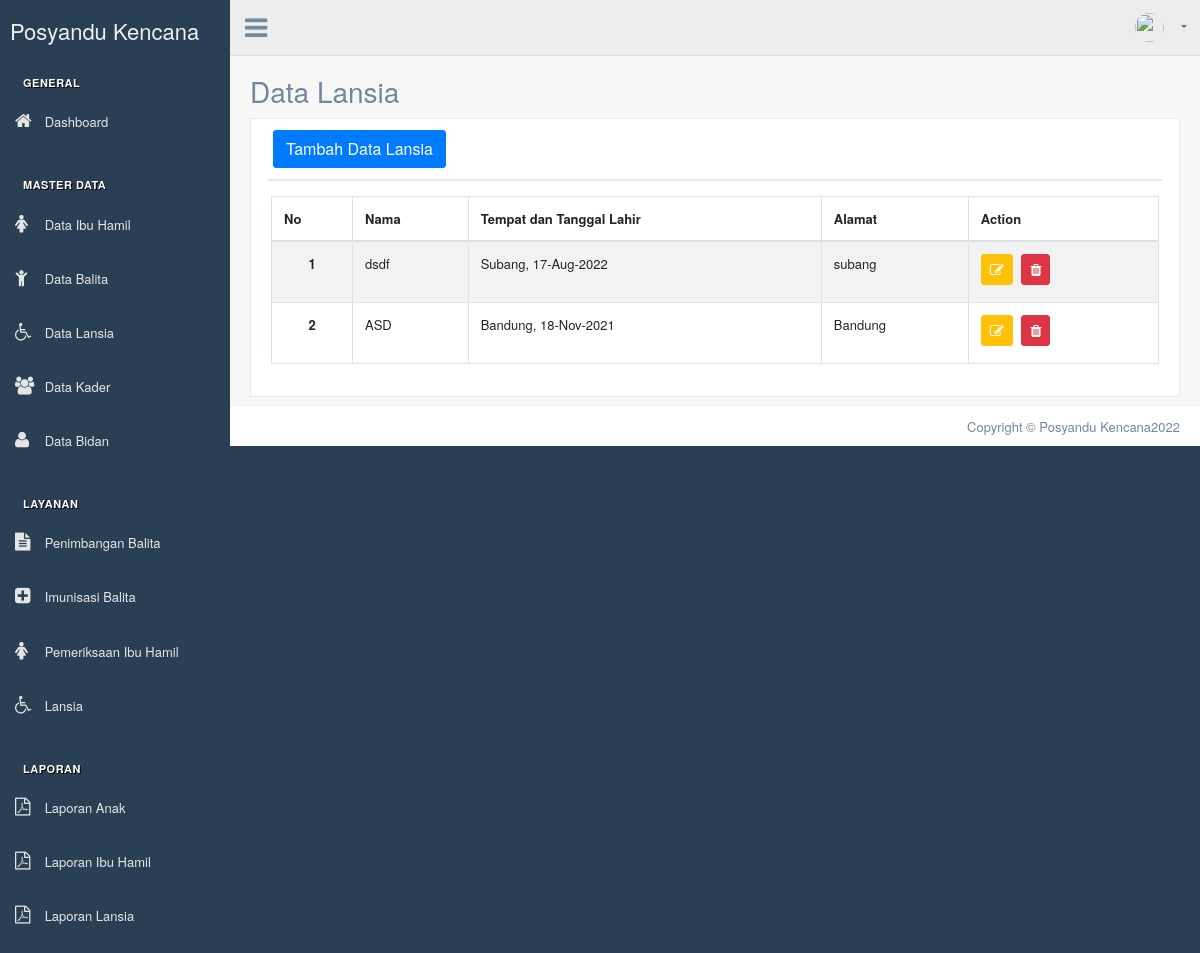
Page /index.php/lansia on the earlier database version.
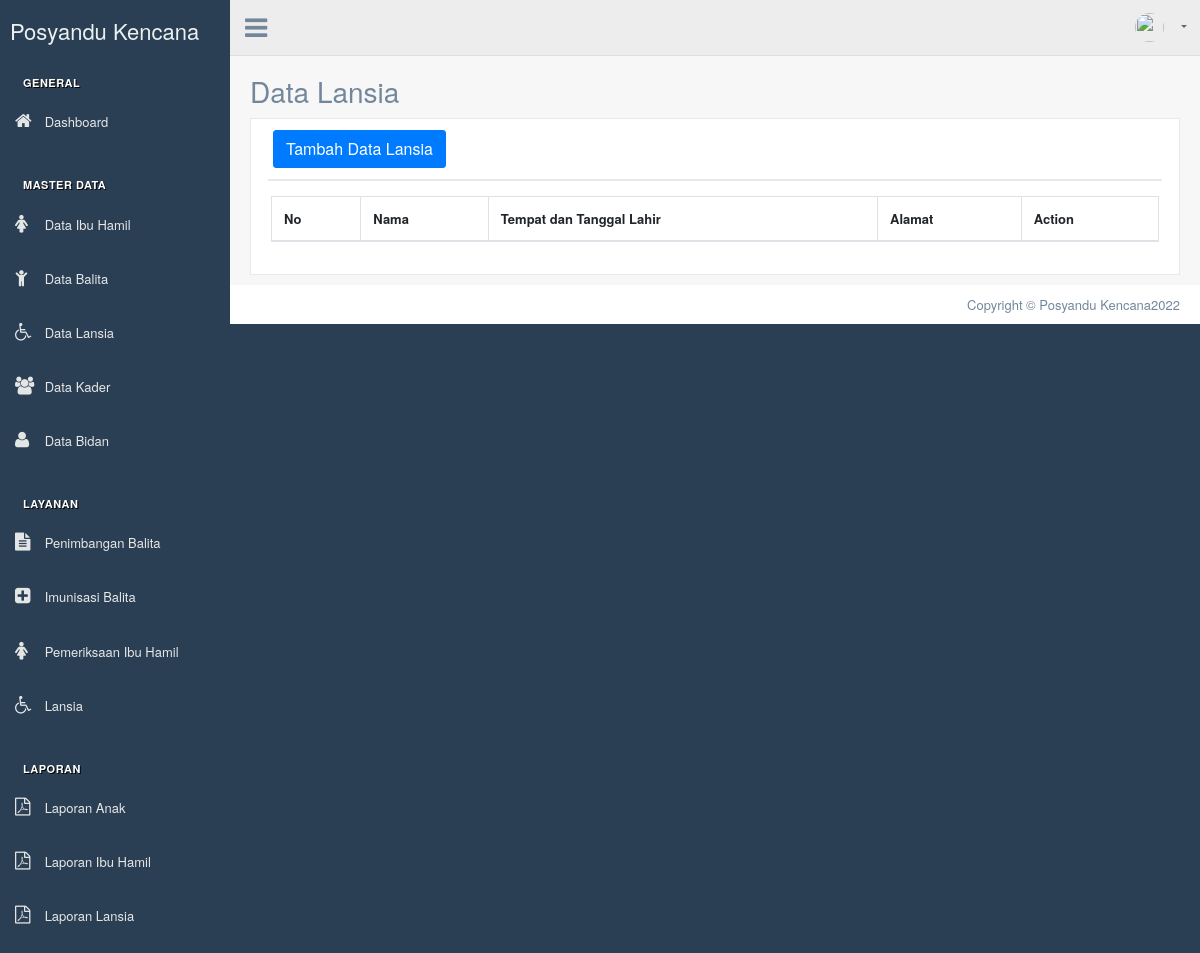
Same page on the later database version.
### tables this page shows
CREATE TABLE `lansia` (
  `id_lansia` int(11) NOT NULL,
  `nama` varchar(255) NOT NULL,
  `tempat_lahir` varchar(200) NOT NULL,
  `tgl_lahir` date NOT NULL,
  `alamat` varchar(500) NOT NULL
);

### application/controllers/Lansia.php (called while the page is built, shortened)
<?php
class Lansia extends CI_Controller
{
    public function __construct()
    {
        $this->load->model('lansia_model');
        $this->load->model('Laporan_model');
    }
    public function index()
    {
        $data['title'] = 'Data Lansia | Posyandu Kencana';
        $data['user'] = $this->db->get_where('user', ['username' => $this->session->userdata('username')])->row_array();
        $data['lansia'] = $this->lansia_model->getDataLansia();
        $this->load->view('templates/header-datatables', $data);
        $this->load->view('templates/sidebar');
        $this->load->view('templates/topbar', $data);
        $this->load->view('lansia/index', $data);
        $this->load->view('templates/footer-datatables');
    }
}

### index.php (called while the page is built, shortened)
<?php
require_once BASEPATH.'core/CodeIgniter.php';

### application/models/Lansia_model.php (called while the page is built, shortened)
<?php
class Lansia_model extends CI_Model {
    public function getDataLansia(){
        $query = "SELECT * From lansia";
        return $this->db->query($query)->result_array();
    }
}

### application/views/lansia/index.php (the view, shortened to what this page needs)
<div class="right_col" role="main">
    <div class="page-title">
        <div class="title_left">
            <h3>Data Lansia</h3>
        </div>
    </div>
    <div class="clearfix"></div>
    <div class="row">
        <div class="col-md-12 col-sm-12 ">
            <div class="x_panel">
                <div class="x_title">
                    <button type="button" class="btn btn-primary" data-toggle="modal" data-target="#addDataLansiaModal">Tambah Data Lansia</button>
                </div>
                <div class="x_content">
                    <div class="row">
                        <div class="col-sm-12">
                            <div class="card-box table-responsive">
                                <table id="datatable" class="table table-striped table-bordered" style="width:100%">
                                    <thead>
                                        <tr>
                                            <th>No</th>
                                            <th>Nama</th>
                                            <th>Tempat dan Tanggal Lahir</th>
                                            <th>Alamat</th>
                                            <th>Action</th>
                                        </tr>
                                    </thead>
                                    <tbody>
                                        <?php $i = 1; ?>
                                        <?php foreach ($lansia as $b) : ?>
                                            <tr>
                                                <th scope="row">
                                                    <center><?= $i; ?></center>
                                                </th>
                                                <td><?= $b['nama']; ?></td>
                                                <td><?= $b['tempat_lahir']; ?>, <?= date("d-M-Y", strtotime($b['tgl_lahir'])); ?> </td>
                                                <td><?= $b['alamat']; ?></td>
                                                <td>
                                                    <a data-toggle="modal" data-target="#editDataLansiaModal<?= $b['id_lansia']; ?>" href="<?= base_url(); ?>lansia/updateDatalansia/<?= $b['id_lansia']; ?>" class="btn btn-warning btn-circle btn-sm" title="Edit">
                                                        <i class="fa fa-edit"></i>
                                                    </a>
                                                    <a data-toggle="tooltip" data-placement="bottom" href="<?= base_url(''); ?>lansia/deleteDatalansia/<?= $b['id_lansia']; ?>" class="btn btn-danger btn-circle btn-sm tbl-hapus" title="Delete">
                                                        <i class="fa fa-trash"></i>
                                                    </a>
                                                </td>
                                            </tr>
                                            <?php $i++; ?>
                                        <?php endforeach; ?>
                                    </tbody>
                                </table>
                            </div>
                        </div>
                    </div>
                </div>
            </div>
        </div>
    </div>
</div>

### application/views/templates/header-datatables.php (shortened to what this page needs)
<!DOCTYPE html>
<html lang="en">
<head>
    <link href="<?= base_url('vendors/bootstrap/dist/css/bootstrap.min.css') ?>" rel="stylesheet">
    <link href="<?= base_url('vendors/font-awesome/css/font-awesome.min.css') ?>" rel="stylesheet">
    <link href="<?= base_url('vendors/nprogress/nprogress.css') ?>" rel="stylesheet">
    <link href="<?= base_url('vendors/iCheck/skins/flat/green.css') ?>" rel="stylesheet">
    <link href="<?= base_url('vendors/datatables/dataTables.bootstrap4.min.css') ?>" rel="stylesheet">
    <link href="<?= base_url('build/css/custom.min.css') ?>" rel="stylesheet">
</head>
<body class="nav-md">
    <div class="container body">
        <div class="main_container">

### application/views/templates/sidebar.php (shortened to what this page needs)
<div class="col-md-3 left_col sidebar_fixed">
    <div class="left_col scroll-view">
        <div class="navbar nav_title" style="border: 0;">
            <a class="site_title"></i> <span>Posyandu Kencana</span></a>
        </div>
        <br />
        <div id="sidebar-menu" class="main_menu_side hidden-print main_menu">
            <div class="menu_section">
                <h3>General</h3>
                <ul class="nav side-menu">
                    <li><a href="<?= base_url('dashboard/petugas') ?>"><i class="fa fa-home"></i> Dashboard</a>
                    </li>
                </ul>
            </div>
            <div class="menu_section">
                <h3>Master Data</h3>
                <ul class="nav side-menu">
                    <li><a href="<?= base_url('ibu') ?>"><i class="fa fa-female"></i> Data Ibu Hamil</a>
                    </li>
                </ul>
                <ul class="nav side-menu">
                    <li><a href="<?= base_url('anak') ?>"><i class="fa fa-child"></i> Data Balita</a>
                    </li>
                </ul>
                <ul class="nav side-menu">
                    <li><a href="<?= base_url('lansia') ?>"><i class="fa fa-wheelchair"></i> Data Lansia</a>
                    </li>
                </ul>
                <ul class="nav side-menu">
                    <li><a href="<?= base_url('petugas') ?>"><i class="fa fa-users"></i> Data Kader</a>
                    </li>
                </ul>
                <ul class="nav side-menu">
                    <li><a href="<?= base_url('bidan') ?>"><i class="fa fa-user"></i> Data Bidan</a>
                    </li>
                </ul>
            </div>
            <div class="menu_section">
                <h3>Layanan</h3>
                <ul class="nav side-menu">
                    <li><a href="<?= base_url('penimbangan_anak/index') ?>"><i class="fa fa-file-text"></i> Penimbangan Balita</a>
                    </li>
                </ul>
                <ul class="nav side-menu">
                    <li><a href="<?= base_url('imunisasi_anak/index') ?>"><i class="fa fa-plus-square"></i> Imunisasi Balita</a>
                    </li>
                </ul>
                <ul class="nav side-menu">
                    <li><a href="<?= base_url('ibu/pemeriksaanibuhamil') ?>"><i class="fa fa-female"></i> Pemeriksaan Ibu Hamil</a>
                    </li>
                </ul>
                <ul class="nav side-menu">
                    <li><a href="<?= base_url('lansia/pemeriksaanlansia') ?>"><i class="fa fa-wheelchair"></i> Lansia</a>
                    </li>
                </ul>
            </div>
            <div class="menu_section">
                <h3>Laporan</h3>
                <ul class="nav side-menu">
                    <li><a href="<?= base_url('laporan_anak/index') ?>"><i class="fa fa-file-pdf-o"></i> Laporan Anak</a>
                    </li>
                </ul>
                <ul class="nav side-menu">
                    <li><a href="<?= base_url('ibu/laporan') ?>"><i class="fa fa-file-pdf-o"></i> Laporan Ibu Hamil</a>
                    </li>
                </ul>
                <ul class="nav side-menu">
                    <li><a href="<?= base_url('lansia/laporan') ?>"><i class="fa fa-file-pdf-o"></i> Laporan Lansia</a>
                    </li>
                </ul>
            </div>
        </div>
    </div>
</div>

### application/views/templates/topbar.php (shortened to what this page needs)
<div class="top_nav">
    <div class="nav_menu">
        <div class="nav toggle">
            <a id="menu_toggle"><i class="fa fa-bars"></i></a>
        </div>
        <nav class="nav navbar-nav">
            <ul class=" navbar-right">
                <li class="nav-item dropdown open" style="padding-left: 15px;">
                    <a href="javascript:;" class="user-profile dropdown-toggle" aria-haspopup="true" id="navbarDropdown" data-toggle="dropdown" aria-expanded="false">
                        <img src="<?= base_url('build/img/profile/') . $user['image']; ?>" alt=""><?= $user['name']; ?>
                    </a>
                </li>
            </ul>
        </nav>
    </div>
</div>

### application/views/templates/footer-datatables.php (shortened to what this page needs)
</div>
<footer>
	<div class="pull-right">
		<span>Copyright &copy; Posyandu Kencana<?= date('Y'); ?></span>
	</div>
	<div class="clearfix"></div>
</footer>
</div>
</body>
</html>

Differences in the rows shown:
removed lansia: nama "dsdf", tempat_lahir "Subang", tgl_lahir "17-Aug-2022", alamat "subang"
removed lansia: nama "ASD", tempat_lahir "Bandung", tgl_lahir "18-Nov-2021", alamat "Bandung"
